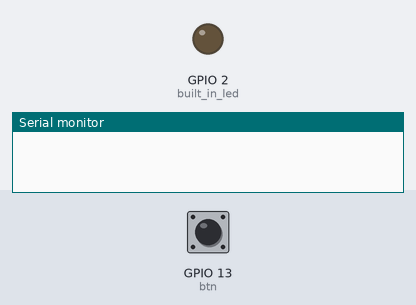
This sketch was run on a simulated ESP32. On the bench: output pins drawn as LEDs (lit = HIGH), the last lines printed to the serial monitor. The test bench sets the inputs (shaded band); at power-on: GPIO 13 (btn) HIGH. WiFi joins after 1.5 s; servers stay silent unless stated; not simulated (calls return 0 or success): secrets.h.

Above: at 3.0 s.
3.1 s: GPIO 13 (btn) pulled LOW for 0.15 s
At 3.6 s:
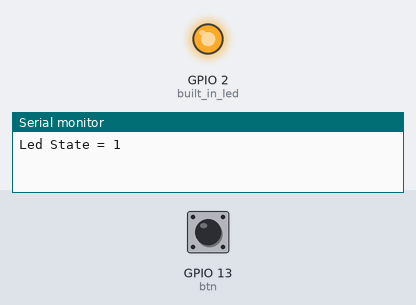
4.7 s: GPIO 13 (btn) pulled LOW for 1 s
At 6.0 s:
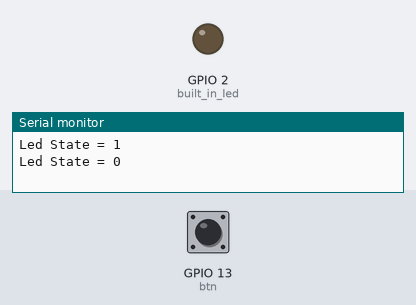
7.2 s: GPIO 13 (btn) pulled LOW for 3.2 s
At 8.0 s:
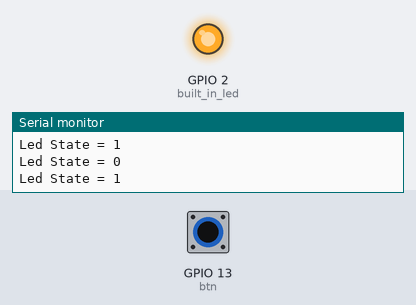
Timing chart, 0 to 10.2 s (numbered marks = the images above; inputs shaded):
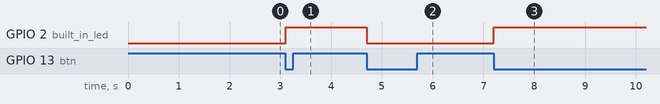

Measured:
- after the input at 3.1 s, GPIO 2 (built_in_led): LOW → HIGH at once
- after the input at 4.7 s, GPIO 2 (built_in_led): HIGH → LOW at once
- after the input at 7.2 s, GPIO 2 (built_in_led): LOW → HIGH at once

The sketch:

controlLedByButtonAndBlynk.ino
```cpp
#include "secrets.h"

#include <WiFi.h>
#include <WiFiClient.h>
#include <BlynkSimpleEsp32.h>

#define btn 13
#define built_in_led 2

int led_state = 0;
int last_btnstate = 1;

BlynkTimer timer;

void setup() {
  // put your setup code here, to run once:
  Serial.begin(115200);
  pinMode(btn, INPUT_PULLUP);
  pinMode(built_in_led, OUTPUT);
  Blynk.begin(BLYNK_AUTH_TOKEN, SSID, PASSWORD);
  timer.setInterval(100L, checkBtn);
}

BLYNK_WRITE(V0)
{
  int widget = param.asInt();
  digitalWrite(built_in_led, widget);
  led_state = widget;        //Sync led state with app
}

void checkBtn()
{
  int current_btnstate = digitalRead(btn);
  if (last_btnstate == 1 && current_btnstate == 0)
  {
    led_state = !led_state;
    digitalWrite(built_in_led, led_state);
    Serial.print("Led State = ");
    Serial.println(led_state);
    Blynk.virtualWrite(V0, led_state);
  }
  last_btnstate = current_btnstate;
}
void loop() {

  // put your main code here, to run repeatedly:
  Blynk.run();
  timer.run();
}
```
